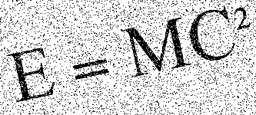
#> input picture Noisy.png, 256 x 115 px, shrunk from 666 x 300 before the run
$ python denoise.py denoise Noisy.png --energy-plot --compare
#> lines starting #> are read from the running program, lines starting #| are printed output that depends on the picture; after the words box and inside, x2 and y2 are one past the last pixel; in counts of white or black regions, pixels touching at a corner belong together
"""
Image denoising with Gibbs sampling on an Ising / pairwise-MRF model.

The hidden (clean) image Y and observed (noisy) image X are binary, with
pixels in {-1, +1}. The model energy is

    E(Y, X) = -eta * sum_i  Y_i X_i              (data / observation term)
              -beta * sum_<i,j> Y_i Y_j          (smoothness term, 4-neighbours)

The posterior P(Y_i = +1 | neighbours, X_i) = sigmoid(2 * w), where
    w = eta * X_i + beta * (sum of Y over the 4 neighbours).

We draw samples from the posterior with Gibbs sampling and estimate each
pixel by its posterior mean (marginal MAP). The sampler uses a vectorised
red/black ("checkerboard") sweep: same-colour pixels are conditionally
independent given the other colour, so a whole colour is updated in one
NumPy operation. This is hundreds of times faster than per-pixel Python loops.

Usage examples (see README.md for more):

    # Denoise an already-noisy image
    python denoise.py denoise Noisy.png --energy-plot --compare

    # Corrupt any clean image so you can test the denoiser on it
    python denoise.py noise my_clean_logo.png --prob 0.1 --output my_noisy.png
    python denoise.py denoise my_noisy.png --compare

    # Run the bundled E=MC^2 example end to end
    python denoise.py demo
"""

from __future__ import annotations

import argparse
import os
import sys
import time

import numpy as np
from PIL import Image


# --------------------------------------------------------------------------- #
# Image I/O and binarisation
# --------------------------------------------------------------------------- #
def otsu_threshold(gray: np.ndarray) -> float:
    """Otsu's method: pick the [0,1] threshold that maximises between-class
    variance. Robust default for bilevel images of any brightness/contrast."""
    hist, edges = np.histogram(gray, bins=256, range=(0.0, 1.0))
    hist = hist.astype(np.float64)
    total = hist.sum()
    if total == 0:
        return 0.5
    centers = (edges[:-1] + edges[1:]) / 2.0
    weight_bg = np.cumsum(hist)
    weight_fg = total - weight_bg
    valid = (weight_bg > 0) & (weight_fg > 0)
    if not np.any(valid):
        return 0.5
    cum_mean = np.cumsum(hist * centers)
    mean_bg = np.where(weight_bg > 0, cum_mean / np.maximum(weight_bg, 1), 0.0)
    total_mean = cum_mean[-1]
    mean_fg = np.where(weight_fg > 0, (total_mean - cum_mean) / np.maximum(weight_fg, 1), 0.0)
    between = weight_bg * weight_fg * (mean_bg - mean_fg) ** 2
    between[~valid] = -1.0
    return float(centers[int(np.argmax(between))])


def load_binary_image(path: str, threshold="auto", invert: bool = False) -> np.ndarray:
    """Load any image and convert it to a binary {-1, +1} array.

    Handles RGB, RGBA, palette, and grayscale inputs of any bit depth by
    letting Pillow do the grayscale conversion (mode 'L', 0-255), which the
    original ``np.dot(img[..., :3], ...)`` code could not do safely.

    threshold : float in [0, 1], or "auto" for Otsu's method.
    invert    : swap foreground/background if your image is light-on-dark.
    Returns +1 for bright pixels, -1 for dark pixels.
    """
    if not os.path.isfile(path):
        raise FileNotFoundError(f"Input image not found: {path}")
    gray = np.asarray(Image.open(path).convert("L"), dtype=np.float64) / 255.0

    if isinstance(threshold, str):
        if threshold.lower() == "auto":
            thr = otsu_threshold(gray)
        else:
            thr = float(threshold)
    else:
        thr = float(threshold)

    binary = np.where(gray > thr, 1, -1).astype(np.int8)
    if invert:
        binary = (-binary).astype(np.int8)
    return binary


def binary_to_uint8(binary: np.ndarray) -> np.ndarray:
    """Map {-1, +1} -> {0, 255} (dark, bright) for saving/visualisation."""
    return ((binary.astype(np.int16) + 1) // 2 * 255).astype(np.uint8)


def save_binary_image(binary: np.ndarray, path: str) -> None:
    """Save a {-1, +1} array as a real image at its native resolution."""
    out_dir = os.path.dirname(os.path.abspath(path))
    os.makedirs(out_dir, exist_ok=True)
    Image.fromarray(binary_to_uint8(binary), mode="L").save(path)


# --------------------------------------------------------------------------- #
# Noise model (for generating test inputs from clean images)
# --------------------------------------------------------------------------- #
def add_salt_pepper(binary: np.ndarray, prob: float, rng: np.random.Generator) -> np.ndarray:
    """Flip each binary pixel independently with probability ``prob``."""
    flip = rng.random(binary.shape) < prob
    return np.where(flip, -binary, binary).astype(np.int8)


# --------------------------------------------------------------------------- #
# Vectorised Gibbs sampler
# --------------------------------------------------------------------------- #
def _neighbour_sum(Y: np.ndarray) -> np.ndarray:
    """Sum of the 4 nearest neighbours for every pixel.

    Out-of-bounds neighbours count as 0 (equivalent to a zero-padded border).
    Implemented with in-place shifted adds to avoid allocating a padded copy
    on every sweep, which dominates the runtime on large images.
    """
    s = np.zeros(Y.shape, dtype=np.float64)
    s[1:, :] += Y[:-1, :]   # neighbour above
    s[:-1, :] += Y[1:, :]   # neighbour below
    s[:, 1:] += Y[:, :-1]   # neighbour left
    s[:, :-1] += Y[:, 1:]   # neighbour right
    return s


def _energy(Y: np.ndarray, X: np.ndarray, eta: float, beta: float) -> float:
    """Total Ising energy of configuration Y given observation X."""
    data = np.sum(Y * X)
    smooth = np.sum(Y[:-1, :] * Y[1:, :]) + np.sum(Y[:, :-1] * Y[:, 1:])
    return float(-eta * data - beta * smooth)


def gibbs_denoise(
    X: np.ndarray,
    eta: float = 1.0,
    beta: float = 1.0,
    burn_in: int = 100,
    samples: int = 1000,
    seed: int | None = 0,
    verbose: bool = True,
):
    """Run red/black Gibbs sampling and return (denoised, posterior, energies).

    denoised  : {-1, +1} array from thresholding the posterior mean at 0.5
    posterior : per-pixel P(Y_i = +1) estimated from the post-burn-in samples
    energies  : list of (step, energy, phase) with phase in {"B", "S"}
    """
    rng = np.random.default_rng(seed)
    X = X.astype(np.int8)
    Y = rng.choice(np.array([1, -1], dtype=np.int8), size=X.shape)

    # Checkerboard colour of each pixel; same-colour pixels are independent
    # given the opposite colour, so each colour is updated in one shot.
    rows, cols = np.indices(X.shape)
    color = ((rows + cols) % 2).astype(np.int8)

    posterior = np.zeros(X.shape, dtype=np.float64)
    energies: list[tuple[int, float, str]] = []
    total_steps = burn_in + samples
    Xf = X.astype(np.float64)

    for step in range(total_steps):
        for c in (0, 1):
            w = eta * Xf + beta * _neighbour_sum(Y)
            prob = 1.0 / (1.0 + np.exp(-2.0 * w))
            draw = np.where(rng.random(X.shape) < prob, 1, -1).astype(np.int8)
            mask = color == c
            Y[mask] = draw[mask]

        phase = "B" if step < burn_in else "S"
        if phase == "S":
            posterior += Y == 1
        energies.append((step, _energy(Y, X, eta, beta), phase))

        if verbose and (step % 50 == 0 or step == total_steps - 1):
            print(f"  step {step + 1:4d}/{total_steps}  energy={energies[-1][1]:.0f}", flush=True)

    posterior /= max(samples, 1)
    denoised = np.where(posterior > 0.5, 1, -1).astype(np.int8)
    return denoised, posterior, energies


# --------------------------------------------------------------------------- #
# Plotting (matplotlib imported lazily so the core tool runs without it)
# --------------------------------------------------------------------------- #
def plot_energy(energies, path: str) -> None:
    import matplotlib

    matplotlib.use("Agg")
    import matplotlib.pyplot as plt

    steps = np.array([e[0] for e in energies])
    vals = np.array([e[1] for e in energies])
    phases = np.array([e[2] for e in energies])
    burn = phases == "B"
    samp = phases == "S"

    plt.figure(figsize=(8, 5))
    if burn.any():
        plt.plot(steps[burn], vals[burn], "r", label="burn-in")
    if samp.any():
        plt.plot(steps[samp], vals[samp], "b", label="sampling")
    plt.title("Energy convergence")
    plt.xlabel("iteration")
    plt.ylabel("energy")
    plt.legend()
    plt.tight_layout()
    plt.savefig(path, dpi=120)
    plt.close()


def plot_comparison(noisy: np.ndarray, denoised: np.ndarray, path: str) -> None:
    import matplotlib

    matplotlib.use("Agg")
    import matplotlib.pyplot as plt

    fig, axes = plt.subplots(1, 2, figsize=(12, 6))
    axes[0].imshow(binary_to_uint8(noisy), cmap="gray", vmin=0, vmax=255)
    axes[0].set_title("Noisy input")
    axes[0].axis("off")
    axes[1].imshow(binary_to_uint8(denoised), cmap="gray", vmin=0, vmax=255)
    axes[1].set_title("Denoised")
    axes[1].axis("off")
    plt.tight_layout()
    plt.savefig(path, dpi=120)
    plt.close()


# --------------------------------------------------------------------------- #
# CLI
# --------------------------------------------------------------------------- #
def _default_out(input_path: str, suffix: str) -> str:
    stem, _ = os.path.splitext(input_path)
    return f"{stem}_{suffix}.png"


def cmd_denoise(args: argparse.Namespace) -> None:
    X = load_binary_image(args.input, threshold=args.threshold, invert=args.invert)
#> in otsu_threshold, `hist, edges = np.histogram(gray, bins=256, range=(0.0, 1.0))`: hist = 256 values, max 9633 at index 255, min 9 at index 66, mean 115; edges = 257 values from 0 to 1
#> in otsu_threshold, `total = hist.sum()`: total = 29440
#> in otsu_threshold, `centers = (edges[:-1] + edges[1:]) / 2.0`: centers = 256 values from 0.00195 to 0.998
#> in otsu_threshold, `weight_bg = np.cumsum(hist)`: weight_bg = 256 values from 682 to 29440
#> in otsu_threshold, `weight_fg = total - weight_bg`: weight_fg = 256 values, max 28758 at index 0, min 0 at index 255, mean 24096.2
#> in otsu_threshold, `cum_mean = np.cumsum(hist * centers)`: cum_mean = 256 values from 1.33 to 24153.7
#> in otsu_threshold, `mean_bg = np.where(weight_bg > 0, cum_mean / np.maximum(weight_bg, 1),..`: mean_bg = 256 values from 0.00195 to 0.82
#> in otsu_threshold, `total_mean = cum_mean[-1]`: total_mean = 24153.7
#> in otsu_threshold, `mean_fg = np.where(weight_fg > 0, (total_mean - cum_mean) / np.maximum..`: mean_fg = 256 values, max 0.998 at index 254, min 0 at index 255, mean 0.911
#> in otsu_threshold, `between = weight_bg * weight_fg * (mean_bg - mean_fg) ** 2`: between = 256 values, max 45745943.1 at index 163, min 0 at index 255, mean 36900282.3
#> in load_binary_image, `thr = otsu_threshold(gray)`: thr = 0.639
#> in load_binary_image, `binary = np.where(gray > thr, 1, -1).astype(np.int8)`:
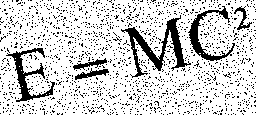
#> binary: shape (115, 256) int8; values -1 (black) and 1 (white), 81.1% white; 1587 black regions (1581 under 20 px), largest, box (x1, y1, x2, y2) and area: (121, 15, 191, 78) 1100, (6, 48, 55, 102) 679, (188, 6, 235, 61) 599, (75, 68, 109, 80) 162, (73, 58, 107, 70) 148, (234, 6, 252, 30) 128
    print(f"Loaded '{args.input}'  shape={X.shape}  "
          f"(eta={args.eta}, beta={args.beta}, burn_in={args.burn_in}, samples={args.samples})")

    t0 = time.time()
    denoised, _, energies = gibbs_denoise(
        X, eta=args.eta, beta=args.beta, burn_in=args.burn_in,
        samples=args.samples, seed=args.seed, verbose=not args.quiet,
    )
    print(f"Done in {time.time() - t0:.1f}s")

    out = args.output or _default_out(args.input, "denoised")
    save_binary_image(denoised, out)
    print(f"Saved denoised image -> {out}")

    if args.energy_plot:
        ep = _default_out(out, "energy")
        plot_energy(energies, ep)
        print(f"Saved energy plot     -> {ep}")
    if args.compare:
        cp = _default_out(out, "comparison")
        plot_comparison(X, denoised, cp)
        print(f"Saved comparison      -> {cp}")


def cmd_noise(args: argparse.Namespace) -> None:
    X = load_binary_image(args.input, threshold=args.threshold, invert=args.invert)
    rng = np.random.default_rng(args.seed)
    noisy = add_salt_pepper(X, args.prob, rng)
    out = args.output or _default_out(args.input, "noisy")
    save_binary_image(noisy, out)
    frac = float(np.mean(noisy != X))
    print(f"Added salt-and-pepper noise (p={args.prob}, actual flipped={frac:.3f})")
    print(f"Saved noisy image -> {out}")


def cmd_demo(args: argparse.Namespace) -> None:
    here = os.path.dirname(os.path.abspath(__file__))
    noisy_path = os.path.join(here, "Noisy.png")
    if not os.path.isfile(noisy_path):
        sys.exit(f"Bundled demo image not found: {noisy_path}")
    out_dir = os.path.join(here, "output")
    os.makedirs(out_dir, exist_ok=True)

    X = load_binary_image(noisy_path, threshold="auto")
    print(f"Demo: denoising bundled Noisy.png  shape={X.shape}")
    denoised, _, energies = gibbs_denoise(X, verbose=True)

    out = os.path.join(out_dir, "demo_denoised.png")
    save_binary_image(denoised, out)
    plot_energy(energies, os.path.join(out_dir, "demo_energy.png"))
    plot_comparison(X, denoised, os.path.join(out_dir, "demo_comparison.png"))
    print(f"Demo outputs written to: {out_dir}")


def build_parser() -> argparse.ArgumentParser:
    p = argparse.ArgumentParser(
        description="Binary image denoising via Gibbs sampling on an Ising/MRF model.",
        formatter_class=argparse.ArgumentDefaultsHelpFormatter,
    )
    sub = p.add_subparsers(dest="command", required=True)

    def add_common(sp):
        sp.add_argument("input", help="Path to the input image")
        sp.add_argument("-o", "--output", default=None, help="Output path (default: alongside input)")
        sp.add_argument("--threshold", default="auto",
                        help="Binarisation threshold in [0,1], or 'auto' for Otsu")
        sp.add_argument("--invert", action="store_true",
                        help="Invert foreground/background (use for light-on-dark images)")
        sp.add_argument("--seed", type=int, default=0, help="Random seed (use -1 for nondeterministic)")

    d = sub.add_parser("denoise", help="Denoise a noisy image")
    add_common(d)
    d.add_argument("--eta", type=float, default=1.0, help="Data term weight (trust in observation)")
    d.add_argument("--beta", type=float, default=1.0, help="Smoothness weight (neighbour agreement)")
    d.add_argument("--burn-in", type=int, default=100, help="Burn-in sweeps (discarded)")
    d.add_argument("--samples", type=int, default=1000, help="Posterior sweeps (averaged)")
    d.add_argument("--energy-plot", action="store_true", help="Also save the energy convergence plot")
    d.add_argument("--compare", action="store_true", help="Also save a noisy-vs-denoised comparison")
    d.add_argument("--quiet", action="store_true", help="Suppress per-step progress")
    d.set_defaults(func=cmd_denoise)

    n = sub.add_parser("noise", help="Add salt-and-pepper noise to a clean image")
    add_common(n)
    n.add_argument("--prob", type=float, default=0.1, help="Per-pixel flip probability")
    n.set_defaults(func=cmd_noise)

    demo = sub.add_parser("demo", help="Run the bundled E=MC^2 example end to end")
    demo.set_defaults(func=cmd_demo)

    return p


def main(argv=None) -> None:
    args = build_parser().parse_args(argv)
    if getattr(args, "seed", 0) == -1:
        args.seed = None
    try:
        args.func(args)
#| Loaded 'Noisy.png'  shape=(115, 256)  (eta=1.0, beta=1.0, burn_in=100, samples=1000)
#> the loop in gibbs_denoise, `for step in range(total_steps):` made 1100 passes
#> (data in _energy, smooth in _energy) on passes 1 to 3: (12036, 31327), (18640, 44169), (21300, 50153)
#|   step    1/1100  energy=-43363
#|   step   51/1100  energy=-78915
#|   step  101/1100  energy=-78889
#> (further printed lines are left out)
#> after the loop in gibbs_denoise, `for step in range(total_steps):`:
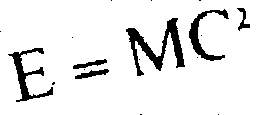
#> Y: shape (115, 256) int8; values -1 (black) and 1 (white), 91% white; 18 black regions (12 under 20 px), largest, box (x1, y1, x2, y2) and area: (126, 18, 185, 76) 1049, (8, 48, 53, 102) 631, (189, 9, 229, 61) 536, (75, 69, 109, 79) 157, (73, 59, 107, 69) 139, (237, 8, 250, 31) 110
#> after the loop in gibbs_denoise, `for step in range(total_steps):`:
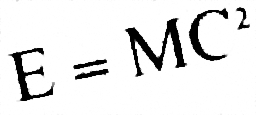
#> posterior: shape (115, 256) float64; min 0, max 1000, mean 910.6; drawn with min black and max white
#> after the loop in gibbs_denoise, `for step in range(total_steps):`: energies = 1100 items, first 6: (0, -43363, 'B'), (1, -62809, 'B'), (2, -71453, 'B'), (3, -75329, 'B'), (4, -77059, 'B'), (5, -77887, 'B')
#> in gibbs_denoise, `denoised = np.where(posterior > 0.5, 1, -1).astype(np.int8)`:
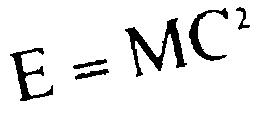
#> denoised: shape (115, 256) int8; values -1 (black) and 1 (white), 91.1% white; 6 black regions, box (x1, y1, x2, y2) and area: (125, 18, 187, 77) 1049, (10, 48, 53, 101) 632, (189, 8, 228, 61) 536, (75, 69, 109, 80) 158, (73, 59, 107, 69) 138, (236, 7, 250, 30) 106
#> in plot_energy, `steps = np.array([e[0] for e in energies])`: steps = 1100 values from 0 to 1099
#> in plot_energy, `vals = np.array([e[1] for e in energies])`: vals = 1100 values, max -43363 at index 0, min -78981 at index 1017, mean -78828.3
#> in plot_energy, `plt.savefig(path, dpi=120)`:
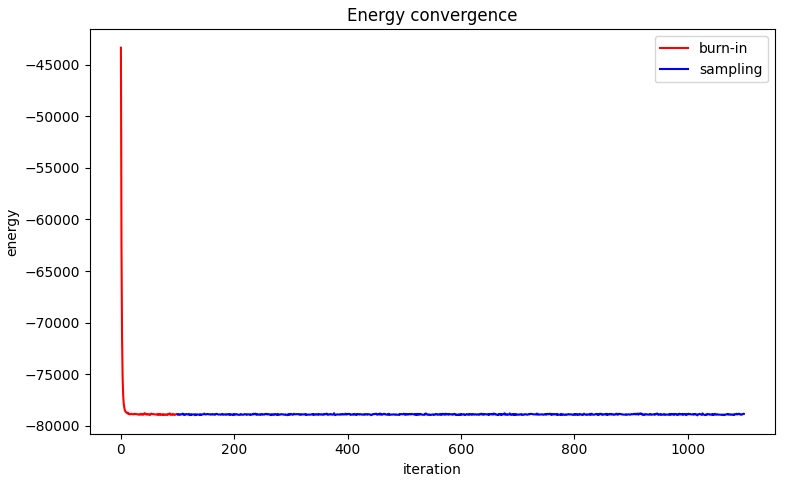
#> figure drawn by matplotlib, 1 panel; curve peaks at x = 0, y = -43363; curve peaks at x = 376, y = -78777
    except FileNotFoundError as e:
        sys.exit(
            f"Error: {e}\n"
            "Hint: pass the path to a real image file. To try the bundled "
            "example, run:  python denoise.py denoise Noisy.png --compare"
        )
    except (OSError, ValueError) as e:
        sys.exit(f"Error: could not process image: {e}")


if __name__ == "__main__":
    main()

$ run again, with Denoised.png copied over Noisy.png
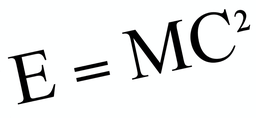
#> input picture Denoised.png, 256 x 118 px, shrunk from 1228 x 564 before the run
#> hist = 256 values, max 25749 at index 255, min 0 at index 92, mean 118; edges = 257 values from 0 to 1
#> total = 30208
#> centers = 256 values from 0.00195 to 0.998
#> weight_bg = 256 values from 1179 to 30208
#> weight_fg = 256 values, max 29029 at index 0, min 0 at index 255, mean 27603.1
#> cum_mean = 256 values from 2.3 to 27662.1
#> mean_bg = 256 values from 0.00195 to 0.916
#> total_mean = 27662.1
#> mean_fg = 256 values, max 0.998 at index 254, min 0 at index 255, mean 0.985
#> between = 256 values, max 58514785.4 at index 136, min 0 at index 255, mean 54931687
#> thr = 0.533
#> in load_binary_image, `binary = np.where(gray > thr, 1, -1).astype(np.int8)`:
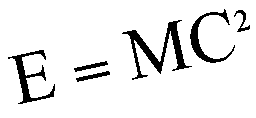
#> binary: shape (118, 256) int8; values -1 (black) and 1 (white), 91.6% white; 6 black regions, box (x1, y1, x2, y2) and area: (122, 20, 192, 80) 1007, (8, 50, 55, 104) 619, (190, 9, 235, 63) 531, (76, 71, 110, 82) 136, (74, 61, 108, 72) 133, (234, 10, 250, 32) 108
#| Loaded 'Noisy.png'  shape=(118, 256)  (eta=1.0, beta=1.0, burn_in=100, samples=1000)
#> the loop in gibbs_denoise, `for step in range(total_steps):` made 1100 passes
#> (data in _energy, smooth in _energy) on passes 1 to 3: (14706, 34460), (24816, 49510), (28236, 55160)
#> (printed output is left out)
#> after the loop in gibbs_denoise, `for step in range(total_steps):`: energies = 1100 items, first 6: (0, -49166, 'B'), (1, -74326, 'B'), (2, -83396, 'B'), (3, -86080, 'B'), (4, -86760, 'B'), (5, -86886, 'B')
#> denoised: shape (118, 256) int8; values -1 (black) and 1 (white), 92.1% white; 7 black regions, largest, box (x1, y1, x2, y2) and area: (125, 21, 188, 78) 979, (13, 50, 55, 103) 579, (190, 11, 228, 63) 490
#> steps = 1100 values from 0 to 1099
#> vals = 1100 values, max -49166 at index 0, min -87244 at index 511, mean -87118.7
#> in plot_energy, `plt.savefig(path, dpi=120)`:
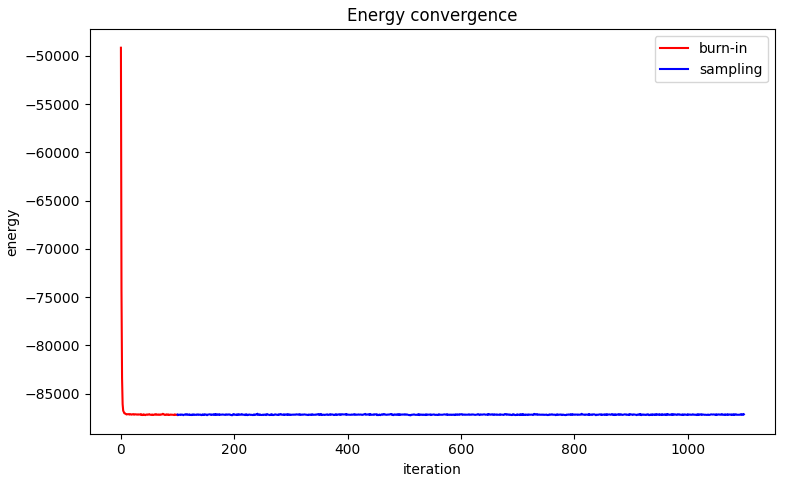
#> figure drawn by matplotlib, 1 panel; curve peaks at x = 0, y = -49166; curve peaks at x = 241, y = -87078
